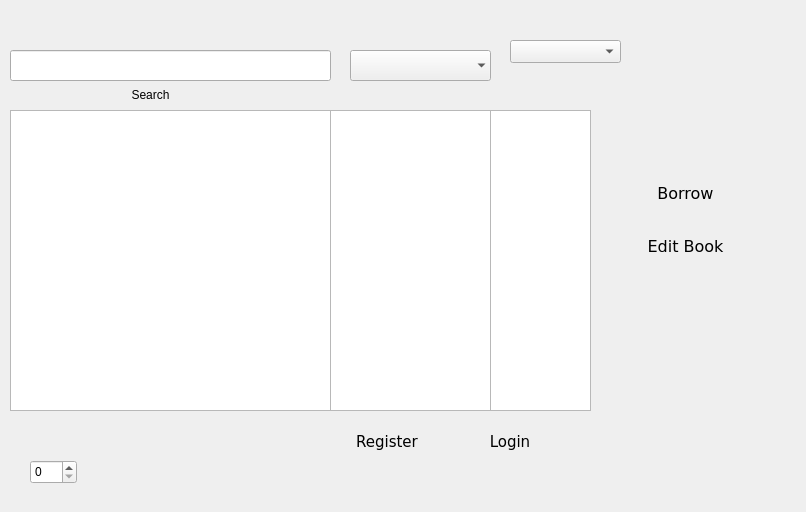
<?xml version="1.0" encoding="UTF-8"?>
<ui version="4.0">
 <class>searchbook</class>
 <widget class="QWidget" name="searchbook">
  <property name="geometry">
   <rect>
    <x>0</x>
    <y>0</y>
    <width>806</width>
    <height>512</height>
   </rect>
  </property>
  <property name="windowTitle">
   <string>Form</string>
  </property>
  <widget class="QListWidget" name="bookname">
   <property name="geometry">
    <rect>
     <x>10</x>
     <y>110</y>
     <width>321</width>
     <height>301</height>
    </rect>
   </property>
  </widget>
  <widget class="QListWidget" name="author">
   <property name="geometry">
    <rect>
     <x>330</x>
     <y>110</y>
     <width>161</width>
     <height>301</height>
    </rect>
   </property>
  </widget>
  <widget class="QLineEdit" name="searchbox">
   <property name="geometry">
    <rect>
     <x>10</x>
     <y>50</y>
     <width>321</width>
     <height>31</height>
    </rect>
   </property>
  </widget>
  <widget class="QPushButton" name="searchbutton">
   <property name="geometry">
    <rect>
     <x>110</x>
     <y>83</y>
     <width>81</width>
     <height>23</height>
    </rect>
   </property>
   <property name="text">
    <string>Search</string>
   </property>
   <property name="flat">
    <bool>true</bool>
   </property>
  </widget>
  <widget class="QComboBox" name="searchmethod">
   <property name="geometry">
    <rect>
     <x>350</x>
     <y>50</y>
     <width>141</width>
     <height>31</height>
    </rect>
   </property>
   <property name="frame">
    <bool>false</bool>
   </property>
  </widget>
  <widget class="QPushButton" name="Logon">
   <property name="geometry">
    <rect>
     <x>347</x>
     <y>430</y>
     <width>80</width>
     <height>23</height>
    </rect>
   </property>
   <property name="font">
    <font>
     <family>DejaVu Sans</family>
     <pointsize>11</pointsize>
    </font>
   </property>
   <property name="text">
    <string>Register</string>
   </property>
   <property name="flat">
    <bool>true</bool>
   </property>
  </widget>
  <widget class="QPushButton" name="Login">
   <property name="geometry">
    <rect>
     <x>470</x>
     <y>430</y>
     <width>80</width>
     <height>23</height>
    </rect>
   </property>
   <property name="font">
    <font>
     <family>DejaVu Sans</family>
     <pointsize>11</pointsize>
    </font>
   </property>
   <property name="text">
    <string>Login</string>
   </property>
   <property name="flat">
    <bool>true</bool>
   </property>
  </widget>
  <widget class="QLabel" name="loginstatus">
   <property name="geometry">
    <rect>
     <x>460</x>
     <y>20</y>
     <width>120</width>
     <height>16</height>
    </rect>
   </property>
   <property name="layoutDirection">
    <enum>Qt::LeftToRight</enum>
   </property>
   <property name="text">
    <string/>
   </property>
   <property name="alignment">
    <set>Qt::AlignCenter</set>
   </property>
  </widget>
  <widget class="QComboBox" name="user_page">
   <property name="geometry">
    <rect>
     <x>510</x>
     <y>40</y>
     <width>111</width>
     <height>23</height>
    </rect>
   </property>
  </widget>
  <widget class="QListWidget" name="year">
   <property name="geometry">
    <rect>
     <x>490</x>
     <y>110</y>
     <width>101</width>
     <height>301</height>
    </rect>
   </property>
  </widget>
  <widget class="QSpinBox" name="spinBox">
   <property name="geometry">
    <rect>
     <x>30</x>
     <y>460</y>
     <width>47</width>
     <height>24</height>
    </rect>
   </property>
  </widget>
  <widget class="QWidget" name="">
   <property name="geometry">
    <rect>
     <x>630</x>
     <y>160</y>
     <width>111</width>
     <height>121</height>
    </rect>
   </property>
   <layout class="QGridLayout" name="gridLayout">
    <item row="0" column="0">
     <widget class="QPushButton" name="borrow">
      <property name="font">
       <font>
        <family>DejaVu Sans</family>
        <pointsize>12</pointsize>
       </font>
      </property>
      <property name="text">
       <string>Borrow</string>
      </property>
      <property name="flat">
       <bool>true</bool>
      </property>
     </widget>
    </item>
    <item row="1" column="0">
     <widget class="QPushButton" name="edit">
      <property name="font">
       <font>
        <family>DejaVu Sans</family>
        <pointsize>12</pointsize>
       </font>
      </property>
      <property name="text">
       <string>Edit Book</string>
      </property>
      <property name="flat">
       <bool>true</bool>
      </property>
     </widget>
    </item>
   </layout>
  </widget>
 </widget>
 <resources/>
 <connections/>
</ui>
